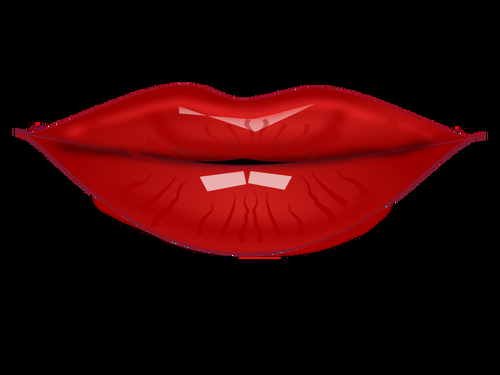
#> input picture P5/images/labiosrojos.png, 500 x 375 px
$ jupyter execute --allow-errors VC_P5_Propuesta.ipynb   (text cells are left out)
#> lines starting #> are read from the running program, lines starting #| are printed output that depends on the picture
[cell 1]
import cv2
from deepface import DeepFace
import time

# Cargar las imágenes de superposición
lipstick_image = cv2.imread('../P5/images/labiosrojos.png', cv2.IMREAD_UNCHANGED)
#> lipstick_image is the input picture: shape (375, 500, 4); mean B, G, R, A 5, 4.6, 47.5, 66.3
mustache_image = cv2.imread('../P5/images/mostacho.png', cv2.IMREAD_UNCHANGED)
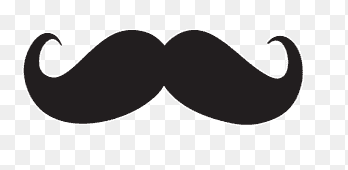
#> input picture P5/images/mostacho.png, 348 x 170 px
#> mustache_image is the input picture: shape (170, 348, 3); mean B, G, R 181, 180.7, 181.9

# Verificar si las imágenes se han cargado correctamente
if lipstick_image is None:
    print("Error: No se pudo cargar la imagen de labios.")
if mustache_image is None:
    print("Error: No se pudo cargar la imagen de bigote.")

# Convertir las imágenes a BGRA si no tienen canal alfa
if lipstick_image is not None and lipstick_image.shape[2] == 3:
    lipstick_image = cv2.cvtColor(lipstick_image, cv2.COLOR_BGR2BGRA)
if mustache_image is not None and mustache_image.shape[2] == 3:
    mustache_image = cv2.cvtColor(mustache_image, cv2.COLOR_BGR2BGRA)
#> mustache_image: shape (170, 348, 4)
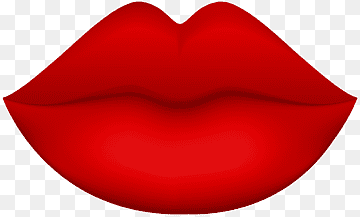
#> input picture P5/images/labios2.png, 360 x 217 px, given in place of the camera
#> further down, frame is the input picture: shape (217, 360, 3); mean B, G, R 85, 84.8, 209.7
#> `resized_frame = cv2.resize(frame, (640, 480))`:
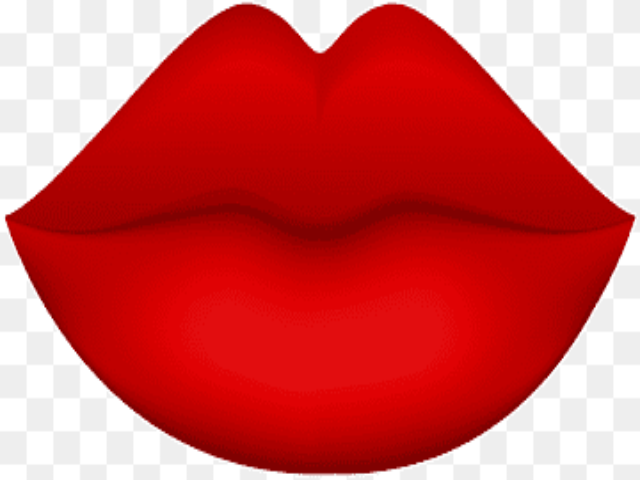
#> resized_frame: shape (480, 640, 3); mean B, G, R 85, 84.8, 209.6

# [9 lines left out: function overlay_image, not called in this run]

# Iniciar la cámara
vid = cv2.VideoCapture(0)

last_detection_time = 0  # Almacenamos el tiempo de la última detección
detection_interval = 2.5  # Intervalo de tiempo en segundos para detección de género
gender = None  # Inicializamos la variable de género

#> (the rest of this cell did not finish here and is left out)

[cell 2]
import cv2
import time
from deepface import DeepFace

# Cargar las imágenes de superposición
lipstick_image = cv2.imread('../P5/images/labiosrojos.png', cv2.IMREAD_UNCHANGED)
mustache_image = cv2.imread('../P5/images/mostacho.png', cv2.IMREAD_UNCHANGED)

# Verificar si las imágenes se han cargado correctamente
if lipstick_image is None:
    print("Error: No se pudo cargar la imagen de labios.")
if mustache_image is None:
    print("Error: No se pudo cargar la imagen de bigote.")

# Convertir las imágenes a BGRA si no tienen canal alfa
if lipstick_image is not None and lipstick_image.shape[2] == 3:
    lipstick_image = cv2.cvtColor(lipstick_image, cv2.COLOR_BGR2BGRA)
if mustache_image is not None and mustache_image.shape[2] == 3:
    mustache_image = cv2.cvtColor(mustache_image, cv2.COLOR_BGR2BGRA)

# [11 lines left out: function overlay_image, not called in this run]

# Iniciar la cámara
vid = cv2.VideoCapture(0)

# Inicializar variables para el análisis de género
gender = None
last_detection_time = 0
detection_interval = 1.5  # Intervalo en segundos para detección de género

#> (the rest of this cell did not finish here and is left out)
